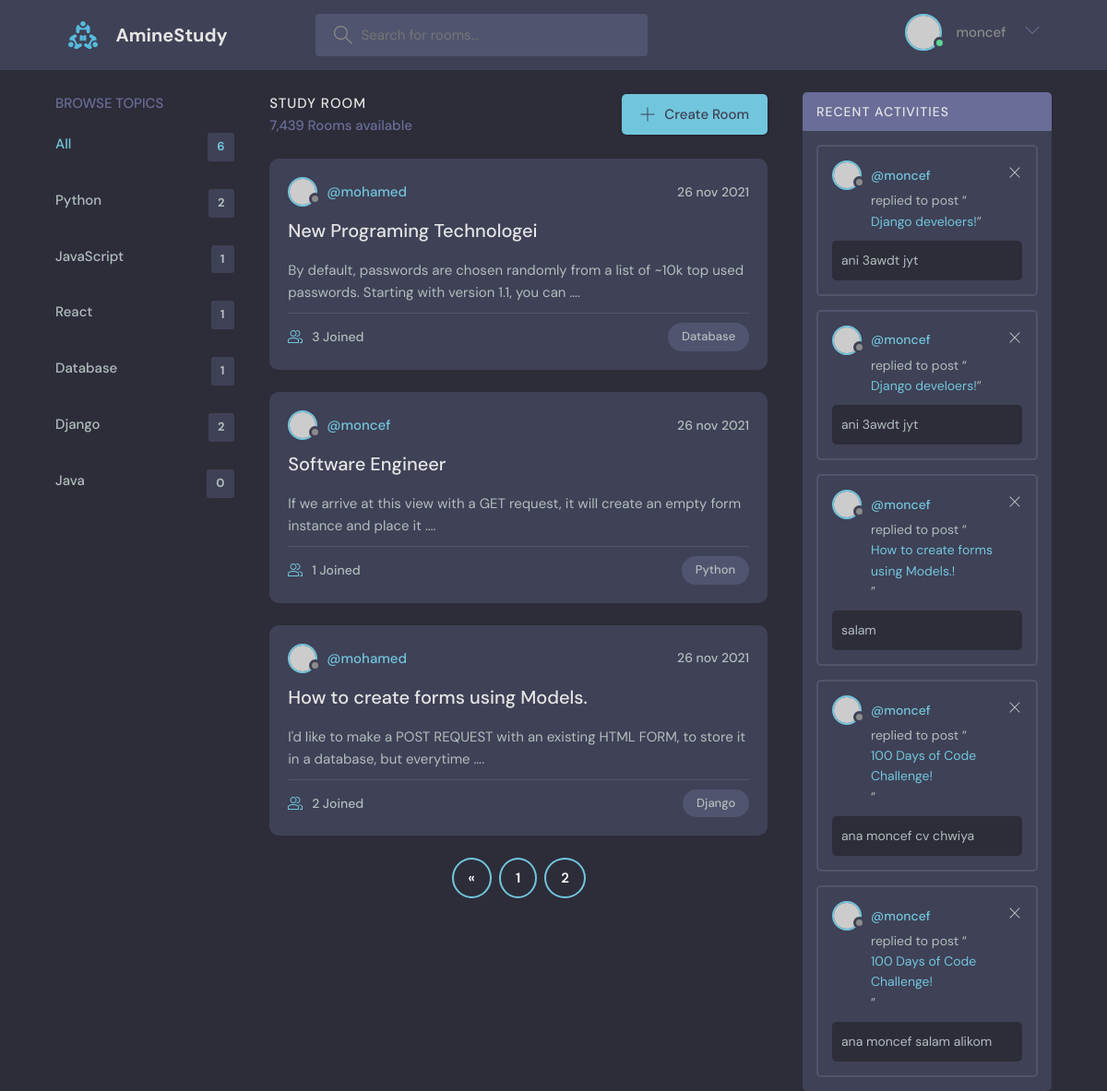
The app's page /?page=2 (signed in) with its own data.
### room/models.py (models this page shows, shortened)
class Category(models.Model):
	name = models.CharField(max_length=50)
	def __str__(self):
		return self.name

class Room(models.Model):
	owner = models.ForeignKey(User,on_delete = models.SET_NULL,null=True)
	title = models.CharField(max_length=50)
	description = models.TextField()
	created = models.DateField(auto_now_add=True, null=True,blank=True)
	modify = models.DateField(auto_now=True)
	participants = models.ManyToManyField(User,related_name='participants', blank=True)
	category = models.ForeignKey('Category', on_delete = models.SET_NULL, null=True)
	slug = models.SlugField(blank=True,null=True)
	class Meta:
		ordering = ['-modify']
	def __str__(self):
		return self.title

class Comment(models.Model):
	user = models.ForeignKey(User,on_delete=models.SET_NULL,null=True)
	body = models.CharField(max_length=150)
	room = models.ForeignKey(Room,on_delete=models.SET_NULL,null=True)
	def __str__(self):
		return self.body[0:50]

### room/views.py (the view)
# urls.py: path('',views.room_list, name = 'room_list'),
def room_list(request):
	room_list = Room.objects.all()
	search_query = request.GET.get('q')
	if search_query:
		room_list = room_list.filter(
			Q(title__icontains = search_query)|
			Q(description__icontains = search_query)
			)
	paginator = Paginator(room_list, 4)
	page_number = request.GET.get('page')
	page_obj = paginator.get_page(page_number)
	category = Category.objects.annotate(num_items=Count('room'))
	x = category.count()
	room_messages = Comment.objects.all().order_by('-id')[:5]
	context = {
		'room_list':page_obj,
		'category':category,
		'x':x,
		'room_messages':room_messages
	}
	return render(request,'room/index.html',context)

### room/templates/room/index.html (shortened to what this page needs)
{% extends "base.html" %}
{% load static %}
{% block body %}
		<main class="layout layout--3">
      <div class="container">
        <div class="topics">
          <div class="topics__header">
            <h2>Browse Topics</h2>
          </div>
          <ul class="topics__list">
            <li>
              <a href="/" class="active">All <span>{{x}}</span></a>
            </li>
            {% for cat in category %}
		            <li>
		              <a href="{% url 'room:searchin_by_category' cat %}">{{cat}} <span>{{cat.num_items}}</span></a>
		            </li>
		    {% endfor %}
          </ul>
        </div>
        <div class="roomList">
          <div class="roomList__header">
            <div>
              <h2>Study Room</h2>
              <p>7,439 Rooms available</p>
            </div>
            {% if request.user.is_authenticated %}
                <a class="btn btn--main" href="{% url 'room:create_room' %}">
                  <svg version="1.1" xmlns="http://www.w3.org/2000/svg" width="32" height="32" viewBox="0 0 32 32">
                    <title>add</title>
                    <path
                      d="M16.943 0.943h-1.885v14.115h-14.115v1.885h14.115v14.115h1.885v-14.115h14.115v-1.885h-14.115v-14.115z"
                    ></path>
                  </svg>
                  Create Room
                </a>
            {% endif %}
          </div>
          {% for rom in room_list %}
		          <div class="roomListRoom">
		            <div class="roomListRoom__header">
		              <a href="{% url 'accounts:profile' rom.owner %}" class="roomListRoom__author">
		                <div class="avatar avatar--small">
		                  <img src="https://randomuser.me/api/portraits/women/11.jpg" />
		                </div>
		                <span>@{{rom.owner}}</span>
		              </a>
		              <div class="roomListRoom__actions">
		                <span>{{rom.modify|date:"d b Y"}}</span>
		              </div>
		            </div>
		            <div class="roomListRoom__content">
		              <a href="{% url 'room:room_detail' rom.slug %}">{{rom}}</a>
		              <p>
		                {{rom.description|truncatewords:20}}.
		              </p>
		            </div>
		            <div class="roomListRoom__meta">
		              <a href="{% url 'room:room_detail' rom.slug %}" class="roomListRoom__joined">
		                {{rom.participants.count}} Joined
		              </a>
		              <p class="roomListRoom__topic">{{rom.category}}</p>
		            </div>
		          </div>
		          {% endfor %}
              {% if room_list.has_other_pages %}
                  <div class="centeeer">
                      <div class="pagination">
                          {% if room_list.has_previous %}
                            <a href="?page={{room_list.previous_page_number}}">&laquo;</a>
                          {% endif %}
                          {% for i in room_list.paginator.page_range %}
                              <a href="?page={{i}}">{{i}}</a>
                          {% endfor %}
                      </div>
                    </div>
              {% endif %}
		        </div>
        <div class="activities">
          <div class="activities__header">
            <h2>Recent Activities</h2>
          </div>
          {% for message in room_messages %}
              <div class="activities__box">
                <div class="activities__boxHeader roomListRoom__header">
                  <a href="{% url 'accounts:profile' message.user %}" class="roomListRoom__author">
                    <div class="avatar avatar--small">
                      <img src="https://randomuser.me/api/portraits/women/11.jpg" />
                    </div>
                    <p>
                      @{{message.user}}
                    </p>
                  </a>
                  <div class="roomListRoom__actions">
                    {% if request.user == message.user %}
                      <a href="#">
                        <svg version="1.1" xmlns="http://www.w3.org/2000/svg" width="32" height="32" viewBox="0 0 32 32">
                          <title>remove</title>
                          <path
                            d="M27.314 6.019l-1.333-1.333-9.98 9.981-9.981-9.981-1.333 1.333 9.981 9.981-9.981 9.98 1.333 1.333 9.981-9.98 9.98 9.98 1.333-1.333-9.98-9.98 9.98-9.981z"
                          ></path>
                        </svg>
                      </a>
                    {% endif %}
                  </div>
                </div>
                <div class="activities__boxContent">
                  <p>replied to post “<a href="{% url 'room:room_detail' message.room.slug %}">{{message.room}}!</a>”</p>
                  <div class="activities__boxRoomContent">
                    {{message}}
                  </div>
                </div>
              </div>
          {% endfor %}
        </div>
      </div>
    </main>
{% endblock body %}

### templates/base.html (shortened to what this page needs)
{% load static %}
<!DOCTYPE html>
<html lang="en">
  <head>
    <link rel="stylesheet" href="{% static 'style.css' %}" />
    <link rel="stylesheet" href="{% static 'assets/jdid.css' %}" />
    <link rel="stylesheet" href="{% static 'assets/pagination.css' %}" />
  </head>
  <body>
    <header class="header header--loggedIn">
      <div class="container">
        <a href="/" class="header__logo">
          <img src="{% static 'assets/logo.svg' %}" />
          <h1>AmineStudy</h1>
        </a>
        <form action="{% url 'room:room_list' %}" class="header__search" method="GET">
          <label>
            <input name="q" value="{{request.GET.get}}" placeholder="Search for rooms..." />
          </label>
        </form>
        <nav class="header__menu">
          {% if request.user.is_authenticated %}
                  <div class="header__user">
                    <a href="{% url 'accounts:profile' request.user.username %}">
                      <div class="avatar avatar--medium active">
                        <img src="https://randomuser.me/api/portraits/men/37.jpg" />
                      </div>
                      <p>{{request.user.username}}</p>
                    </a>
                    <button class="dropdown-button">
                      <svg version="1.1" xmlns="http://www.w3.org/2000/svg" width="32" height="32" viewBox="0 0 32 32">
                        <title>chevron-down</title>
                        <path d="M16 21l-13-13h-3l16 16 16-16h-3l-13 13z"></path>
                      </svg>
                    </button>
                  </div>
          {% else %}
              <a href="{% url 'login' %}">
                <img src="{% static 'assets/avatar.svg' %}" />
                <p>Login</p>
              </a>
          {% endif %}
        </nav>
      </div>
    </header>
    {% block body %}
    {% endblock body %}
  </body>
</html>

### static/assets/pagination.css (style rules this page uses)
.centeeer { text-align: center; margin-bottom: 2rem; }
.pagination { display: inline-block; }
.pagination a { color: white; font-weight: 600; float: left; padding: 8px 16px; text-decoration: none; transition: background-color .3s; border: 2px solid #71c6dd; margin: 0 4px; border-radius: 50% }

### records on screen
Category: name "Python", num_items "2"
Category: name "JavaScript", num_items "1"
Category: name "React", num_items "1"
Category: name "Database", num_items "1"
Category: name "Django", num_items "2"
Category: name "Java", num_items "0"
Room: owner "mohamed", modify "26 nov 2021", title "New Programing Technologei", description "By default, passwords are chosen randomly from a list of ~10k top used passwords. Starting with version 1.1, you can …", participants.count "3", category "Database"
Room: owner "moncef", modify "26 nov 2021", title "Software Engineer", description "If we arrive at this view with a GET request, it will create an empty form instance and place it …", participants.count "1", category "Python"
Room: owner "mohamed", modify "26 nov 2021", title "How to create forms using Models.", description "I'd like to make a POST REQUEST with an existing HTML FORM, to store it in a database, but everytime …", participants.count "2", category "Django"
Comment: user "moncef", room "Django develoers", body "ani 3awdt jyt"
Comment: user "moncef", room "Django develoers", body "ani 3awdt jyt"
Comment: user "moncef", room "How to create forms using Models.", body "salam"
Comment: user "moncef", room "100 Days of Code Challenge", body "ana moncef cv chwiya"
Comment: user "moncef", room "100 Days of Code Challenge", body "ana moncef salam alikom"

### other values on screen
{{ request.user.username }} "moncef"
{{ x }} "6"
{{ i }} "1" "2"
